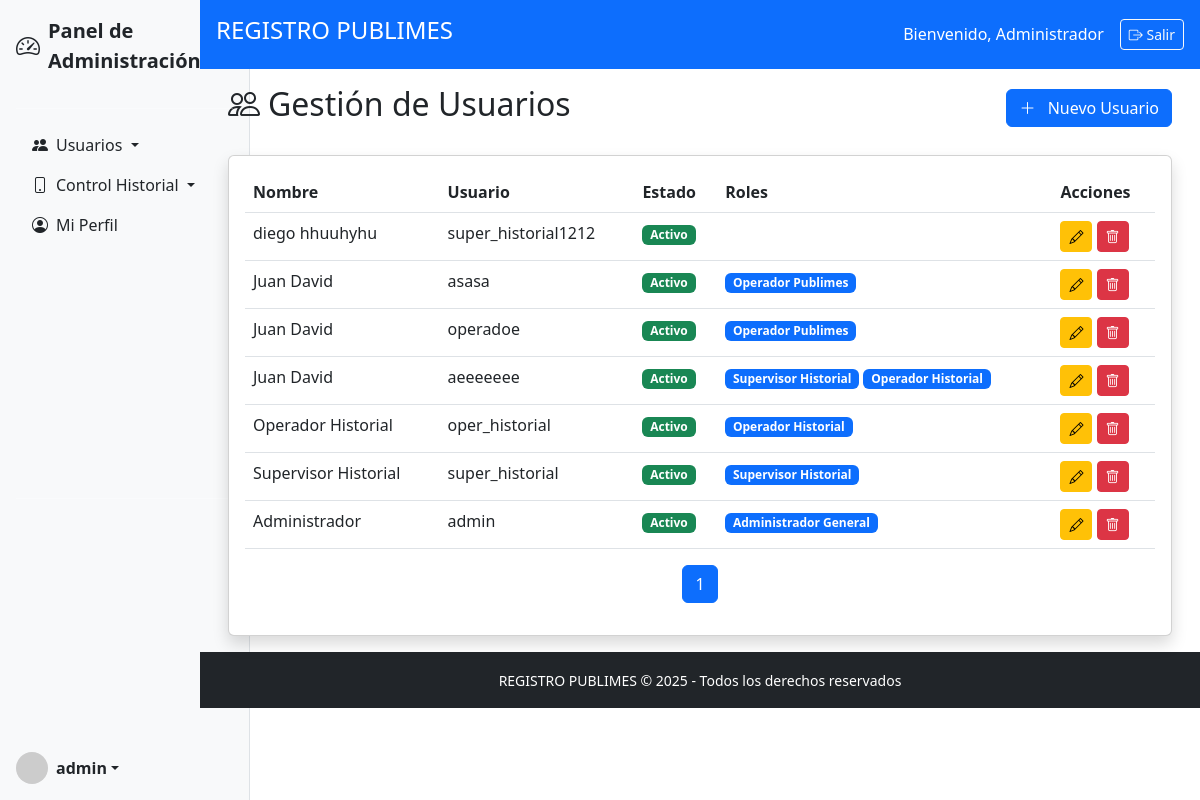
/admin/usuarios (signed in), run on an earlier commit of the app's database.
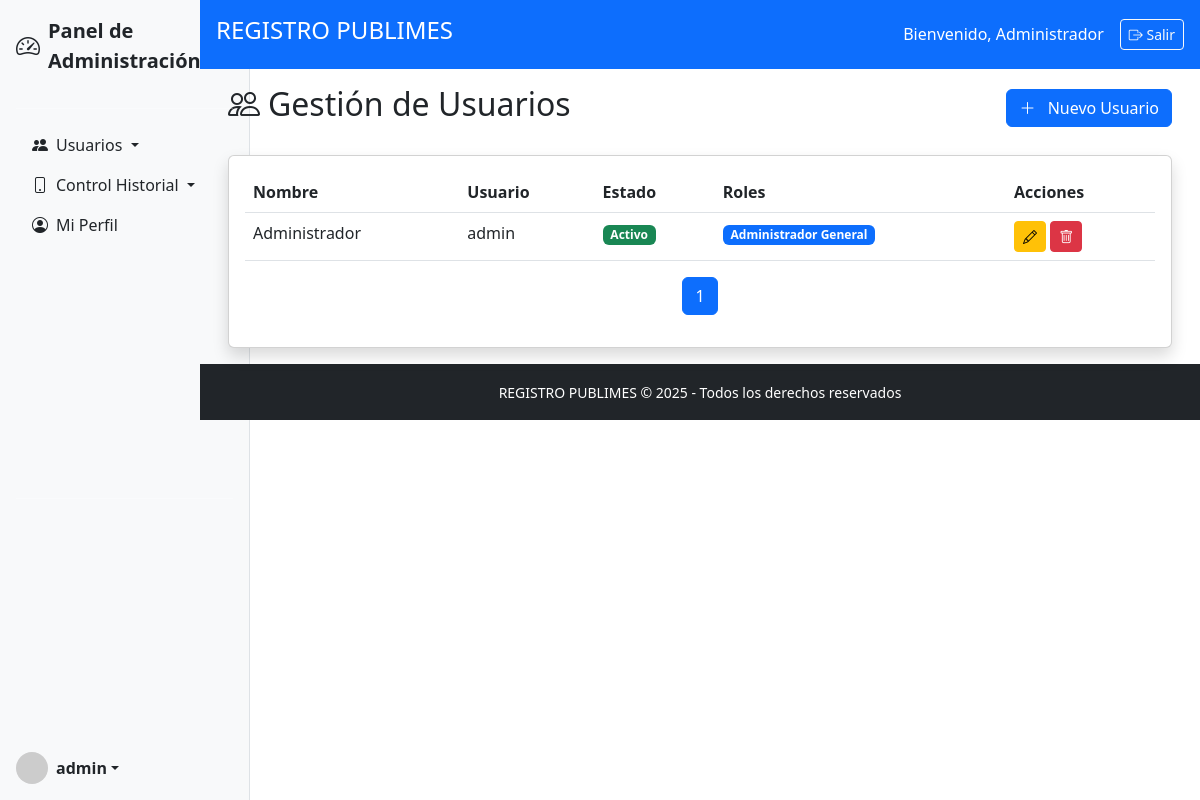
And on a later commit of the database.
### modelo.py (models this page shows)
class Usuario(db.Model):
    __tablename__ = 'usuario'
    idUsuario = db.Column(db.Integer, primary_key=True)
    nombre = db.Column(db.String(100), nullable=False)
    username = db.Column(db.String(50), unique=True, nullable=False)
    password = db.Column(db.String(255), nullable=False)
    activo = db.Column(db.Boolean, default=True)
    fecha_creacion = db.Column(db.DateTime, default=datetime.utcnow)
    roles = db.relationship('UsuarioRol', back_populates='usuario')
    clientes_asignados = db.relationship('Cliente', back_populates='operador_publimes')
    envios_realizados = db.relationship('EnvioCampania', back_populates='usuario')
    transferencias_supervisor = db.relationship('TransferenciaTelefono', foreign_keys='TransferenciaTelefono.idSupervisorHistorial', back_populates='supervisor_historial')
    transferencias_origen = db.relationship('TransferenciaTelefono', foreign_keys='TransferenciaTelefono.idOperadorPublimes', back_populates='operador_publimes')

class UsuarioRol(db.Model):
    __tablename__ = 'usuario_rol'
    idUsuario = db.Column(db.Integer, db.ForeignKey('usuario.idUsuario'), primary_key=True)
    idRol = db.Column(db.Integer, db.ForeignKey('rol.idRol'), primary_key=True)
    fecha_asignacion = db.Column(db.DateTime, default=datetime.utcnow)
    usuario = db.relationship('Usuario', back_populates='roles')
    rol = db.relationship('Rol', back_populates='usuarios')

class Rol(db.Model):
    __tablename__ = 'rol'
    idRol = db.Column(db.Integer, primary_key=True)
    nombreRol = db.Column(db.String(50), nullable=False)
    descripcion = db.Column(db.String(200))
    usuarios = db.relationship('UsuarioRol', back_populates='rol')

### logica/Admin/administracion.py (the view)
    @requiere_login
    @requiere_rol('Administrador General')
    def gestion_usuarios(self):
        pagina = request.args.get('pagina', 1, type=int)
        usuarios = Usuario.query.order_by(
            Usuario.fecha_creacion.desc()
        ).paginate(page=pagina, per_page=10)
        return render_template('admin/usuarios.html', usuarios=usuarios)

### app.py (called while the page is built)
@app.context_processor
def inject_current_year():
    return {'current_year': datetime.now().year}

### decoradores.py (called while the page is built)
def requiere_login(f):
    @wraps(f)
    def decorador(*args, **kwargs):
        if 'id_usuario' not in session:
            flash('Debe iniciar sesión para acceder a esta página', 'danger')
            return redirect(url_for('login.iniciar_sesion'))
        return f(*args, **kwargs)
    return decorador

def requiere_rol(*roles_permitidos):
    def decorador(f):
        @wraps(f)
        def wrapper(*args, **kwargs):
            if 'id_usuario' not in session:
                flash('Autenticación requerida', 'warning')
                return redirect(url_for('login.iniciar_sesion'))
            usuario_actual = Usuario.query.get(session['id_usuario'])
            roles_usuario = {ur.rol.nombreRol for ur in usuario_actual.roles}
            if not roles_usuario.intersection(roles_permitidos):
                flash('No tiene permisos suficientes para esta acción', 'danger')
                return redirect(url_for('login.panel_control'))
            return f(*args, **kwargs)
        return wrapper
    return decorador

### templates/admin/usuarios.html (shortened to what this page needs)
{% extends "base/base.html" %}
{% block content %}
<div class="container-fluid">
    <div class="d-flex justify-content-between align-items-center mb-4">
        <h2><i class="bi bi-people me-2"></i>Gestión de Usuarios</h2>
        <a href="{{ url_for('admin.nuevo_usuario') }}" class="btn btn-primary">
            <i class="bi bi-plus-lg me-2"></i> Nuevo Usuario
        </a>
    </div>
    <div class="card shadow">
        <div class="card-body">
            <div class="table-responsive">
                <table class="table table-hover">
                    <thead>
                        <tr>
                            <th>Nombre</th>
                            <th>Usuario</th>
                            <th>Estado</th>
                            <th>Roles</th>
                            <th>Acciones</th>
                        </tr>
                    </thead>
                    <tbody>
                        {% for usuario in usuarios.items %}
                        <tr>
                            <td>{{ usuario.nombre }}</td>
                            <td>{{ usuario.username }}</td>
                            <td>
                                {% if usuario.activo %}
                                <span class="badge bg-success">Activo</span>
                                {% else %}
                                <span class="badge bg-secondary">Inactivo</span>
                                {% endif %}
                            </td>
                            <td>
                                {% for usuario_rol in usuario.roles %}
                                <span class="badge bg-primary">{{ usuario_rol.rol.nombreRol }}</span>
                                {% endfor %}
                            </td>
                            <td>
                                <a href="{{ url_for('admin.editar_usuario', id=usuario.idUsuario) }}" class="btn btn-sm btn-warning" title="Editar">
                                    <i class="bi bi-pencil"></i>
                                </a>
                                <form method="POST" action="{{ url_for('admin.eliminar_usuario', id=usuario.idUsuario) }}" style="display:inline;">
                                    <button type="submit" class="btn btn-sm btn-danger" onclick="return confirm('¿Eliminar este usuario?')" title="Eliminar">
                                        <i class="bi bi-trash"></i>
                                    </button>
                                </form>
                            </td>
                        </tr>
                        {% endfor %}
                    </tbody>
                </table>
                <nav aria-label="Page navigation">
                    <ul class="pagination justify-content-center">
                        {% for page_num in usuarios.iter_pages() %}
                            {% if page_num %}
                                <li class="page-item {% if page_num == usuarios.page %}active{% endif %}">
                                    <a class="page-link" href="{{ url_for('admin.gestion_usuarios', pagina=page_num) }}">{{ page_num }}</a>
                                </li>
                            {% else %}
                                <li class="page-item disabled">
                                    <span class="page-link">…</span>
                                </li>
                            {% endif %}
                        {% endfor %}
                    </ul>
                </nav>
            </div>
        </div>
    </div>
</div>
{% endblock %}

### templates/base/base.html (shortened to what this page needs)
<!DOCTYPE html>
<html lang="es">
<head>
    <link href="https://cdn.jsdelivr.net/npm/bootstrap@5.3.0/dist/css/bootstrap.min.css" rel="stylesheet">
    <link rel="stylesheet" href="https://cdn.jsdelivr.net/npm/bootstrap-icons@1.10.0/font/bootstrap-icons.css">
</head>
<body>
    <div class="container-fluid">
        <div class="row">
            <div class="col-md-2 bg-dark text-white p-0 sidebar">
                {% include 'base/sidebar.html' %}
            </div>
            <div class="col-md-10 p-0">
                {% include 'base/header.html' %}
                <main class="p-3">
                    {% block content %}{% endblock %}
                </main>
                {% include 'base/footer.html' %}
            </div>
        </div>
    </div>
</body>
</html>

### templates/base/sidebar.html (shortened to what this page needs)
<div class="d-flex flex-column flex-shrink-0 p-3 bg-light border-end vh-100" style="width: 250px;">
    <a href="{{ url_for('login.panel_control') }}" class="d-flex align-items-center mb-3 text-dark text-decoration-none">
        <i class="bi bi-speedometer2 me-2 fs-4"></i>
        <span class="fs-5 fw-semibold">Panel de Administración</span>
    </a>
    <hr>
    <ul class="nav nav-pills flex-column mb-auto">
        <li class="nav-item">
            <a class="nav-link text-dark dropdown-toggle" data-bs-toggle="collapse" href="#usuariosCollapse" role="button" aria-expanded="false">
                <i class="bi bi-people-fill me-2"></i>Usuarios
            </a>
        </li>
        <li class="nav-item">
            <a class="nav-link text-dark dropdown-toggle" data-bs-toggle="collapse" href="#historialCollapse" role="button" aria-expanded="false">
                <i class="bi bi-phone me-2"></i>Control Historial
            </a>
        </li>
        <li class="nav-item">
            <a href="{{ url_for('login.ver_perfil') }}" class="nav-link text-dark">
                <i class="bi bi-person-circle me-2"></i>Mi Perfil
            </a>
        </li>
    </ul>
    <hr>
    <div class="dropdown mt-auto">
        <a href="#" class="d-flex align-items-center text-dark text-decoration-none dropdown-toggle" id="dropdownUser" data-bs-toggle="dropdown" aria-expanded="false">
            <img src="https://via.placeholder.com/32" alt="Avatar" width="32" height="32" class="rounded-circle me-2">
            <strong>{{ session.get('usuario', 'Usuario') }}</strong>
        </a>
    </div>
</div>

### templates/base/header.html
<header class="bg-primary text-white p-3 d-flex justify-content-between align-items-center">
    <h4>REGISTRO PUBLIMES</h4>
    <div class="d-flex align-items-center">
        <span class="me-3">Bienvenido, {{ session.nombre }}</span>
        <a href="{{ url_for('login.logout') }}" class="btn btn-sm btn-outline-light">
            <i class="bi bi-box-arrow-right"></i> Salir
        </a>
    </div>
</header>

### templates/base/footer.html
<footer class="text-center py-3 bg-dark text-white">
    <small>REGISTRO PUBLIMES &copy; {{ current_year }} - Todos los derechos reservados</small>
</footer>

What changed in the data, as far as the page shows it:
removed Usuario: nombre "diego hhuuhyhu", username "super_historial1212", activo "Activo"
removed Usuario: nombre "Juan David", username "asasa", activo "Activo"
removed UsuarioRol: rol.nombreRol "Operador Publimes", shown under "Juan David"
removed Usuario: nombre "Juan David", username "operadoe", activo "Activo"
removed UsuarioRol: rol.nombreRol "Operador Publimes", shown under "Juan David"
removed Usuario: nombre "Juan David", username "aeeeeeee", activo "Activo"
removed UsuarioRol: rol.nombreRol "Supervisor Historial", shown under "Juan David"
removed UsuarioRol: rol.nombreRol "Operador Historial", shown under "Juan David"
removed Usuario: nombre "Operador Historial", username "oper_historial", activo "Activo"
removed UsuarioRol: rol.nombreRol "Operador Historial"
removed Usuario: nombre "Supervisor Historial", username "super_historial", activo "Activo"
removed UsuarioRol: rol.nombreRol "Supervisor Historial"
